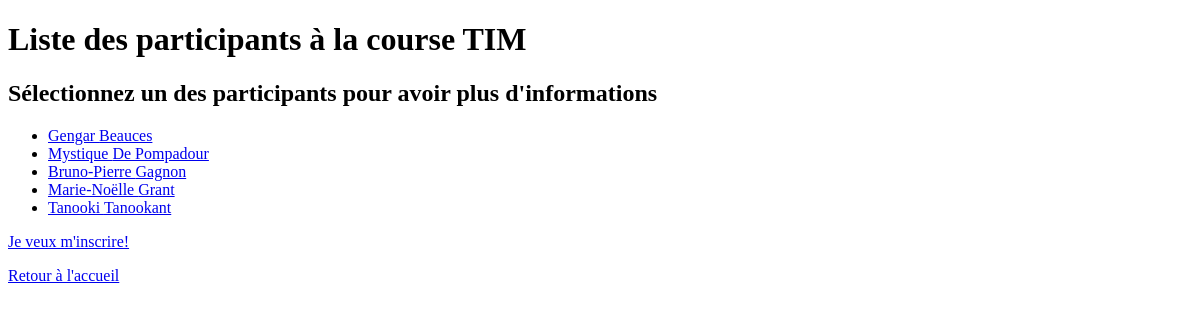
/particpants/listeparticipant, run on an earlier commit of the app's database.
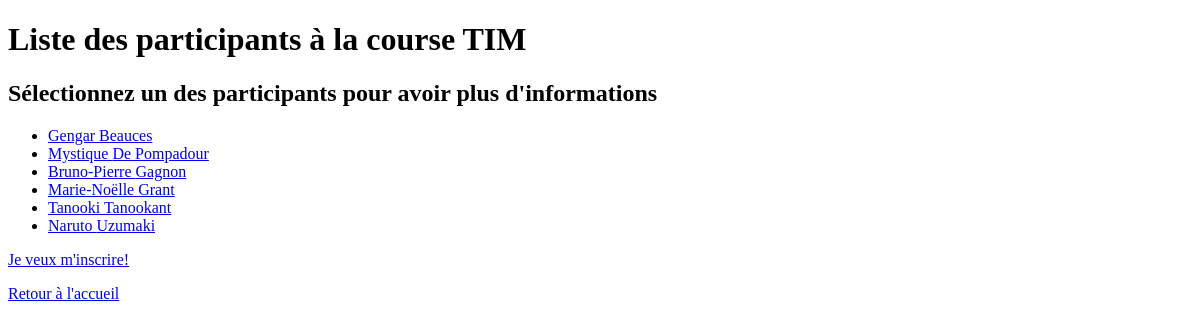
And on a later commit of the database.
### particpants/models.py (models this page shows, shortened)
class Participant(models.Model):
    nom_participant = models.CharField(max_length=200)
    prenom_participant = models.CharField(max_length=200)
    courriel_participant = models.EmailField(max_length=300)
    date_naissance = models.DateField()
    actif = models.BooleanField('est présentement actif', default=True)
    categories = models.ManyToManyField(Categorie)

### particpants/views.py (the view)
# urls.py: path('listeparticipant', views.liste_participants, name='liste_participants'),
def liste_participants(request):
    participants_course = Participant.objects.order_by('nom_participant')
    context = {
        'participants_course': participants_course
    }
    return render(request, 'particpants/listeparticipants.html', context)

### particpants/templates/particpants/listeparticipants.html (shortened to what this page needs)
<!doctype html>
<html lang="en">
<head>
</head>
<body>
    <h1>Liste des participants à la course TIM</h1>
    <h2>Sélectionnez un des participants pour avoir plus d'informations</h2>
    {% if participants_course %}
        <ul>
        {% for participant in participants_course %}
            <li><a href="{% url 'particpants:detail_participant' participant.id %}">{{ participant.prenom_participant }} {{ participant.nom_participant }}</a></li>
        {% endfor %}
        </ul>
    {% else %}
        <p>Il n'y a pas encore de participants à la course!</p>
    {% endif %}
    <p><a href="{% url 'particpants:inscription' %}">Je veux m'inscrire!</a></p>
    <p><a href="{% url 'particpants:index' %}">Retour à l'accueil</a></p>
</body>
</html>

What changed in the data, as far as the page shows it:
added Participant: prenom_participant "Naruto", nom_participant "Uzumaki"
